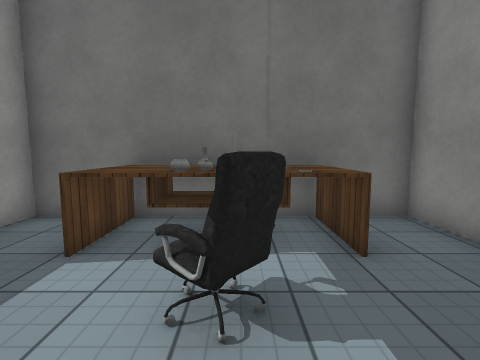
view 1 (above)

24 first-person views from a walk through a Unity game level. The camera is 1.4 m above the floor, tilts 6° down and sees 85° across. The floor is counted in squares, 1 m on a side. Each view is taken from the middle of a square. On the plan, view 1 faces up. The plan holds only what a view shows up to about 13 squares ahead; the rest is blank. The place goes on beyond the plan. The player is left out. Some animated figures are left out. Door leaves are left out, so doorways stand open. Some surface patterns are stand-ins.

view 2
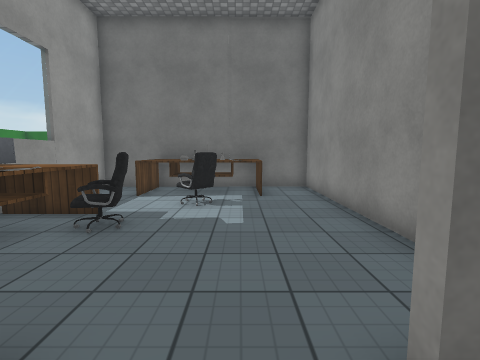

view 3
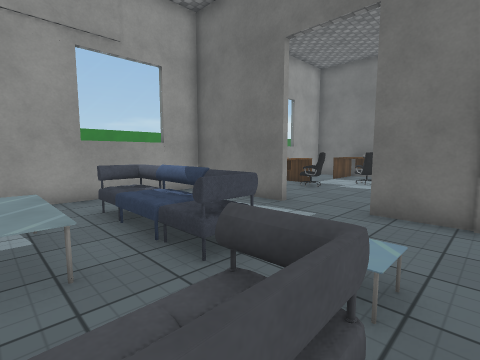

view 4
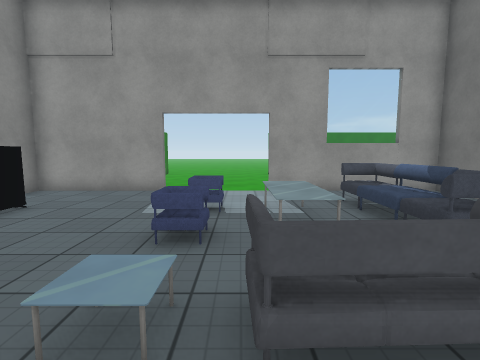

view 5
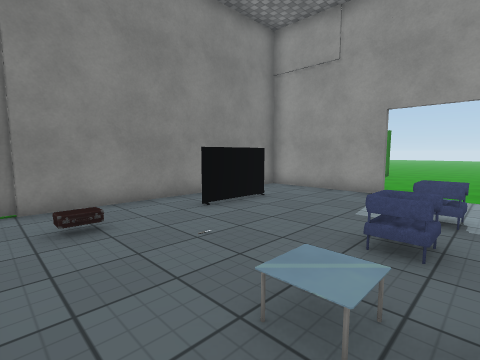

view 6
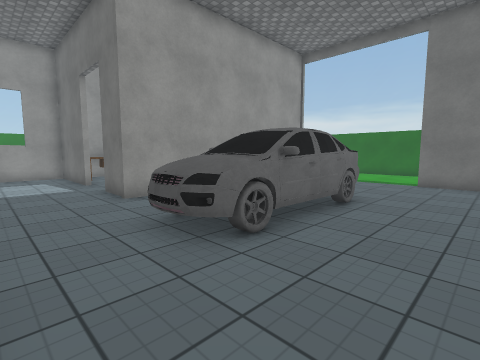

view 7
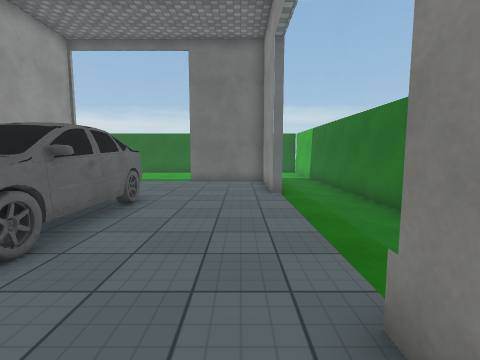

view 8
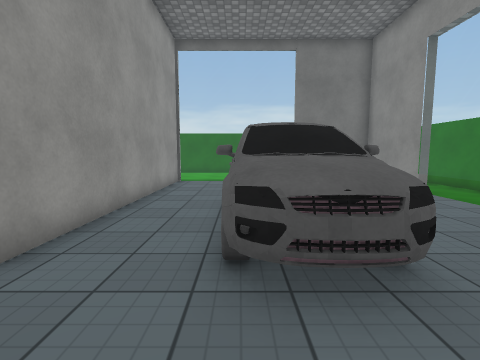

view 9
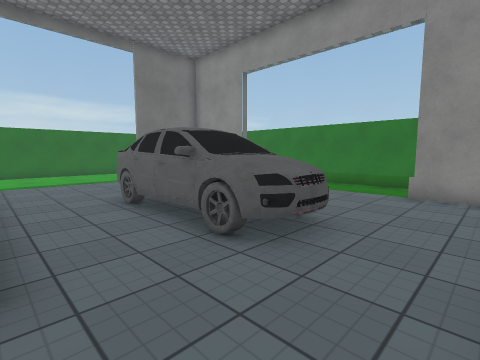

view 10
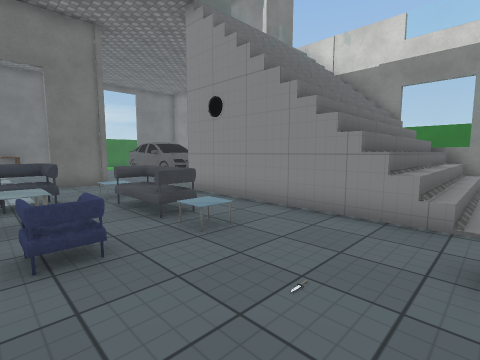

view 11
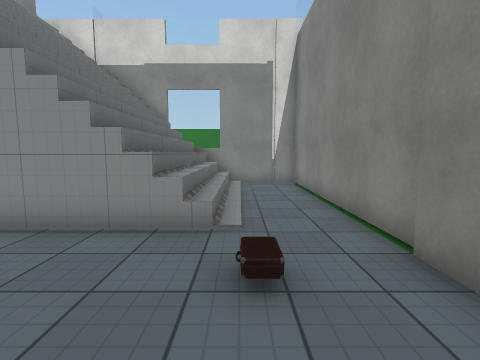

view 12
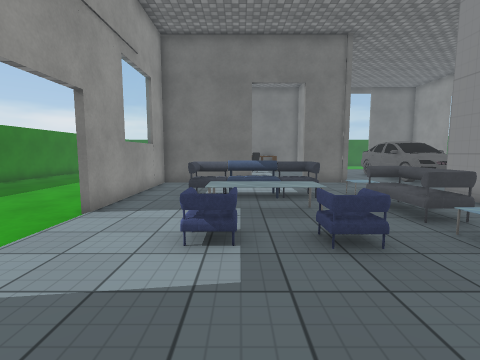

view 13
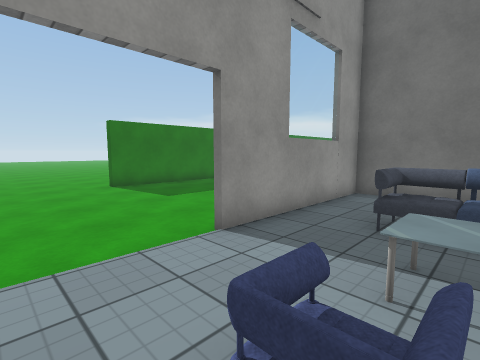

view 14
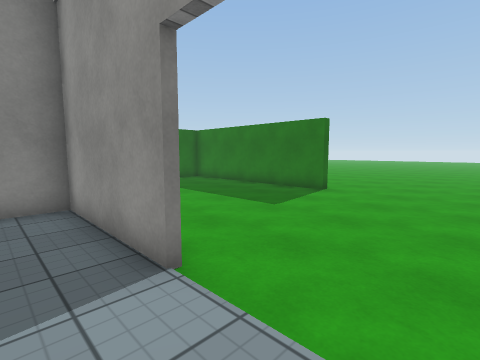

view 15
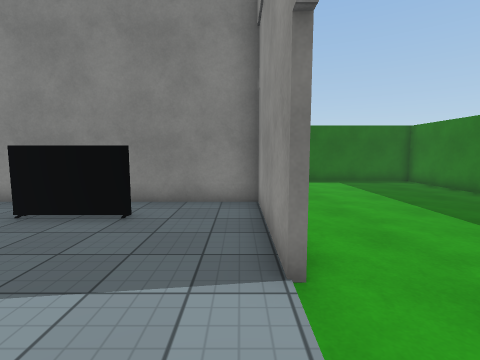

view 16
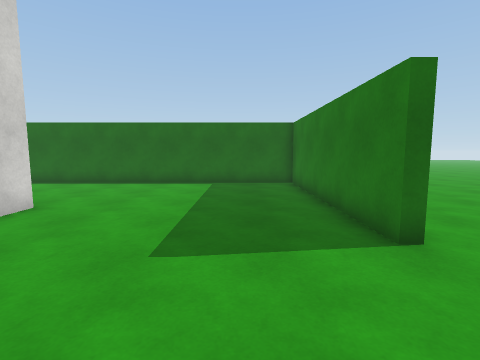

view 17
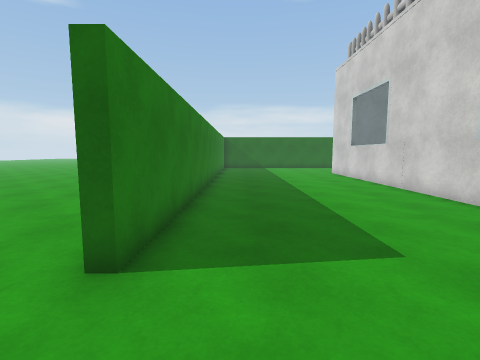

view 18
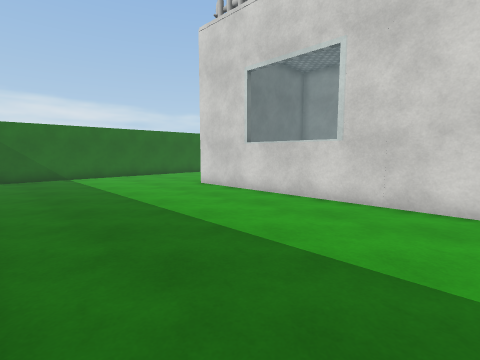

view 19
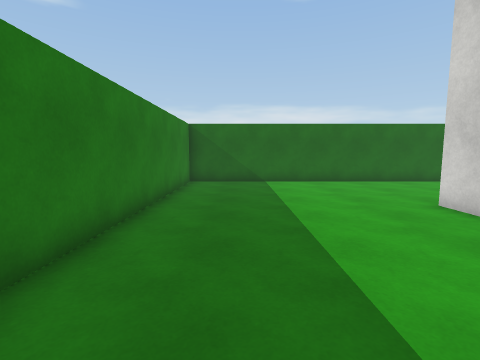

view 20
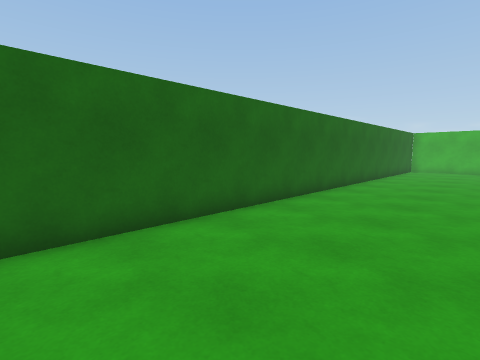

view 21
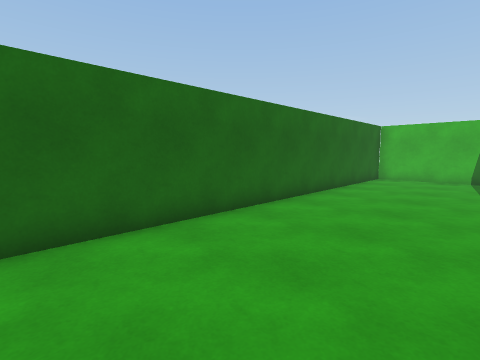

view 22
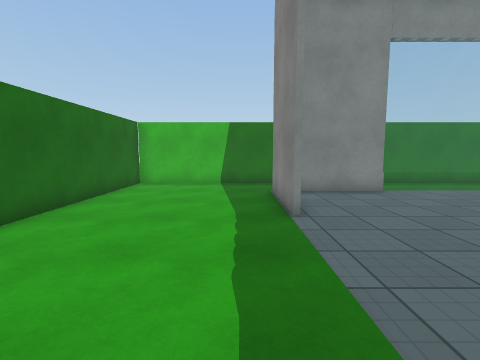

view 23
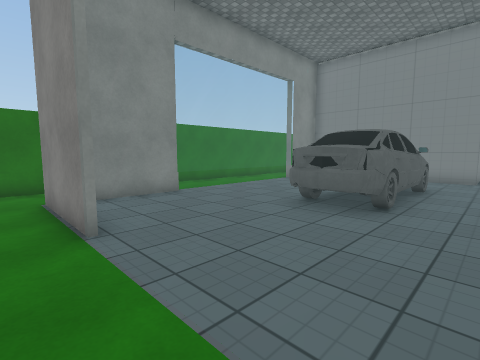

view 24
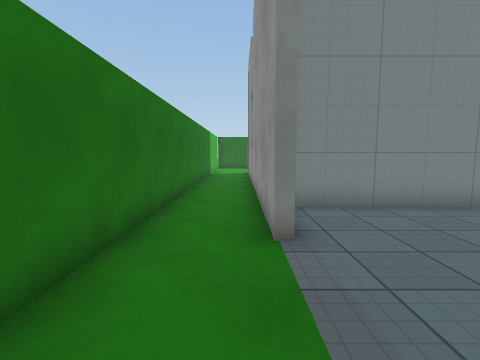

### Floor plan
Key: @ floor where view 1 was taken; # wall or solid block; . floor; / step, stairs or slope; D open door; = window, fence, low wall or low ledge; ^ raised ledge; O other object.
Columns run from 15 left of view 1 to 16 right of it. Each row starts with its distance up from view 1.
 12   ##############################
 11   #............................#
 10   #............................#
  9   #............................#
  8   #............................#
  7   #............................#
  6   #.......##########=====####..#
  5   #.......#. OO OO.#........#..#
  4   #.......#..OOOOO.#........#..#
  3   #.......# .OOO...#........#..#
  2   #.......#  .OO...#........=..#
  1   #.......#OOO.....#..OOO...=..#
  0   #.......#OOOO@...#..OOO...=..#
 -1   #.......# O .....#..O O...=..#
 -2   #.......#   .....#..OOO...=..#
 -3   #.......#  O.....#..OOO...=..#
 -4   #.......#####DDD##..OOO...=..#
 -5   #.......#...........OO....=..#
 -6   #.......#.................#..#
 -7 ..#.......#..OOOO...........#..#
 -8 ..#.......#..OOOO....===//=//..#
 -9 ..#.......#...OOO.^.. //// / ..#
-10 ..........D..OOOO.^..=  ////#..#
-11 ..........D.......==./ /////#..#
-12 ..........D..OOOO.O..///////#..#
-13 ..........D........../ /////=..#
-14 ..........#..........///////=..#
-15 ..........#..........///////=
-16 ..#.......#.................#
-17 ..#.......#...OOO...........#
-18 ..#.......#.................#
-19   #.......###################
-20   #.........
-21   #..........
-22   #...........
-23   #............
-24   ##############

Positions as (right, up) in squares from view 1, and headings:
1: (0, 0), facing up
2: (1, -5), facing up
3: (4, -10), facing up-left
4: (5, -11), facing left
5: (5, -11), facing down-left
6: (12, -7), facing up-left
7: (12, -7), facing up
8: (7, -7), facing up
9: (4, -7), facing up-right
10: (0, -16), facing up-right
11: (1, -16), facing right
12: (-1, -16), facing up
13: (-1, -13), facing up-left
14: (-3, -11), facing down-left
15: (-4, -11), facing down
16: (-10, -12), facing down
17: (-11, -12), facing up
18: (-12, -4), facing up-right
19: (-10, -1), facing up
20: (-6, 7), facing up-right
21: (1, 7), facing up-right
22: (4, 7), facing right
23: (5, 7), facing down-right
24: (14, -1), facing down
